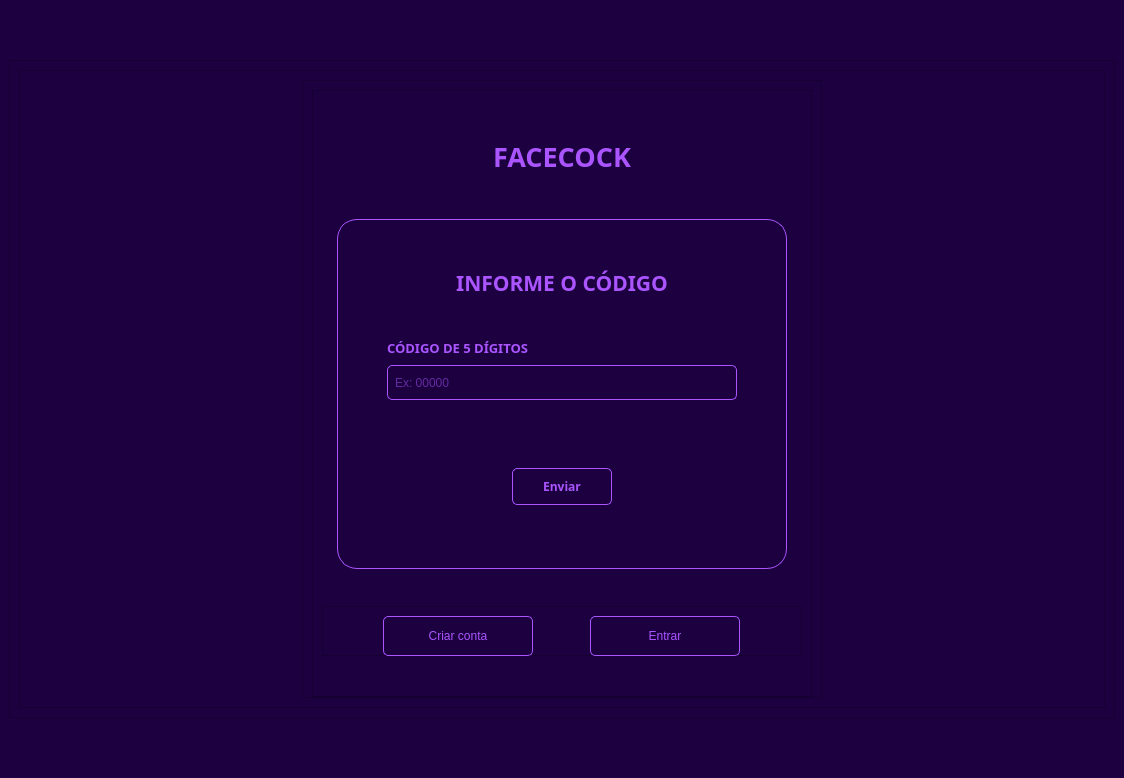
<?xml version="1.0" encoding="UTF-8"?>
<ui version="4.0">
 <class>MainWindow</class>
 <widget class="QMainWindow" name="MainWindow">
  <property name="geometry">
   <rect>
    <x>0</x>
    <y>0</y>
    <width>1124</width>
    <height>778</height>
   </rect>
  </property>
  <property name="windowTitle">
   <string>MainWindow</string>
  </property>
  <property name="styleSheet">
   <string notr="true">background-color:#1c0040</string>
  </property>
  <widget class="QWidget" name="centralwidget">
   <property name="styleSheet">
    <string notr="true">background-color:#1c0040</string>
   </property>
   <layout class="QHBoxLayout" name="horizontalLayout_3">
    <item>
     <widget class="QFrame" name="frame">
      <property name="maximumSize">
       <size>
        <width>16777215</width>
        <height>658</height>
       </size>
      </property>
      <property name="frameShape">
       <enum>QFrame::StyledPanel</enum>
      </property>
      <property name="frameShadow">
       <enum>QFrame::Raised</enum>
      </property>
      <layout class="QVBoxLayout" name="verticalLayout_5">
       <item>
        <widget class="QFrame" name="frame_2">
         <property name="frameShape">
          <enum>QFrame::StyledPanel</enum>
         </property>
         <property name="frameShadow">
          <enum>QFrame::Raised</enum>
         </property>
         <layout class="QVBoxLayout" name="verticalLayout_3">
          <item alignment="Qt::AlignHCenter|Qt::AlignVCenter">
           <widget class="QFrame" name="frame_9">
            <property name="frameShape">
             <enum>QFrame::StyledPanel</enum>
            </property>
            <property name="frameShadow">
             <enum>QFrame::Raised</enum>
            </property>
            <layout class="QVBoxLayout" name="verticalLayout_14">
             <item alignment="Qt::AlignHCenter|Qt::AlignVCenter">
              <widget class="QFrame" name="frame_18">
               <property name="minimumSize">
                <size>
                 <width>500</width>
                 <height>607</height>
                </size>
               </property>
               <property name="maximumSize">
                <size>
                 <width>500</width>
                 <height>2500</height>
                </size>
               </property>
               <property name="frameShape">
                <enum>QFrame::StyledPanel</enum>
               </property>
               <property name="frameShadow">
                <enum>QFrame::Raised</enum>
               </property>
               <layout class="QVBoxLayout" name="verticalLayout_4">
                <item alignment="Qt::AlignHCenter|Qt::AlignVCenter">
                 <widget class="QLabel" name="label_8">
                  <property name="minimumSize">
                   <size>
                    <width>400</width>
                    <height>40</height>
                   </size>
                  </property>
                  <property name="maximumSize">
                   <size>
                    <width>400</width>
                    <height>40</height>
                   </size>
                  </property>
                  <property name="font">
                   <font>
                    <family>Montserrat SemiBold</family>
                    <pointsize>20</pointsize>
                    <weight>75</weight>
                    <bold>true</bold>
                   </font>
                  </property>
                  <property name="styleSheet">
                   <string notr="true">color: rgb(170, 85, 255)

</string>
                  </property>
                  <property name="text">
                   <string>FACECOCK</string>
                  </property>
                  <property name="alignment">
                   <set>Qt::AlignCenter</set>
                  </property>
                 </widget>
                </item>
                <item alignment="Qt::AlignHCenter">
                 <widget class="QFrame" name="frame_19">
                  <property name="minimumSize">
                   <size>
                    <width>450</width>
                    <height>350</height>
                   </size>
                  </property>
                  <property name="maximumSize">
                   <size>
                    <width>450</width>
                    <height>350</height>
                   </size>
                  </property>
                  <property name="styleSheet">
                   <string notr="true">border: 1px solid rgb(170, 85, 255) ;
	border-radius: 20px;
	padding: 0px</string>
                  </property>
                  <property name="frameShape">
                   <enum>QFrame::StyledPanel</enum>
                  </property>
                  <property name="frameShadow">
                   <enum>QFrame::Raised</enum>
                  </property>
                  <layout class="QVBoxLayout" name="verticalLayout_2">
                   <item>
                    <widget class="QFrame" name="frame_20">
                     <property name="minimumSize">
                      <size>
                       <width>0</width>
                       <height>50</height>
                      </size>
                     </property>
                     <property name="maximumSize">
                      <size>
                       <width>16777215</width>
                       <height>35</height>
                      </size>
                     </property>
                     <property name="styleSheet">
                      <string notr="true">border-radius: 0;
border: 0</string>
                     </property>
                     <property name="frameShape">
                      <enum>QFrame::StyledPanel</enum>
                     </property>
                     <property name="frameShadow">
                      <enum>QFrame::Raised</enum>
                     </property>
                     <layout class="QHBoxLayout" name="horizontalLayout_6">
                      <item>
                       <widget class="QLabel" name="label_9">
                        <property name="minimumSize">
                         <size>
                          <width>350</width>
                          <height>30</height>
                         </size>
                        </property>
                        <property name="maximumSize">
                         <size>
                          <width>350</width>
                          <height>100</height>
                         </size>
                        </property>
                        <property name="font">
                         <font>
                          <family>Montserrat SemiBold</family>
                          <pointsize>16</pointsize>
                          <weight>75</weight>
                          <bold>true</bold>
                         </font>
                        </property>
                        <property name="styleSheet">
                         <string notr="true">color: rgb(170, 85, 255)

</string>
                        </property>
                        <property name="text">
                         <string>INFORME O CÓDIGO</string>
                        </property>
                        <property name="alignment">
                         <set>Qt::AlignCenter</set>
                        </property>
                       </widget>
                      </item>
                     </layout>
                    </widget>
                   </item>
                   <item alignment="Qt::AlignHCenter">
                    <widget class="QFrame" name="frame_21">
                     <property name="minimumSize">
                      <size>
                       <width>0</width>
                       <height>80</height>
                      </size>
                     </property>
                     <property name="maximumSize">
                      <size>
                       <width>16777215</width>
                       <height>80</height>
                      </size>
                     </property>
                     <property name="styleSheet">
                      <string notr="true">border: 0
</string>
                     </property>
                     <property name="frameShape">
                      <enum>QFrame::StyledPanel</enum>
                     </property>
                     <property name="frameShadow">
                      <enum>QFrame::Raised</enum>
                     </property>
                     <layout class="QVBoxLayout" name="verticalLayout_18">
                      <item alignment="Qt::AlignVCenter">
                       <widget class="QLabel" name="label_10">
                        <property name="maximumSize">
                         <size>
                          <width>400</width>
                          <height>40</height>
                         </size>
                        </property>
                        <property name="font">
                         <font>
                          <family>Montserrat SemiBold</family>
                          <pointsize>10</pointsize>
                          <weight>75</weight>
                          <bold>true</bold>
                         </font>
                        </property>
                        <property name="styleSheet">
                         <string notr="true">color: rgb(170, 85, 255)</string>
                        </property>
                        <property name="text">
                         <string>CÓDIGO DE 5 DÍGITOS</string>
                        </property>
                        <property name="alignment">
                         <set>Qt::AlignLeading|Qt::AlignLeft|Qt::AlignVCenter</set>
                        </property>
                       </widget>
                      </item>
                      <item alignment="Qt::AlignHCenter">
                       <widget class="QLineEdit" name="code_input">
                        <property name="minimumSize">
                         <size>
                          <width>350</width>
                          <height>35</height>
                         </size>
                        </property>
                        <property name="maximumSize">
                         <size>
                          <width>350</width>
                          <height>35</height>
                         </size>
                        </property>
                        <property name="styleSheet">
                         <string notr="true">QLineEdit {
	border-radius: 5px;
	background-color: transparent;
	border: 1px solid rgb(170, 85, 255);
	padding: 5px;
	color: rgb(170, 85, 255)
}
</string>
                        </property>
                        <property name="text">
                         <string/>
                        </property>
                        <property name="placeholderText">
                         <string>Ex: 00000</string>
                        </property>
                       </widget>
                      </item>
                     </layout>
                    </widget>
                   </item>
                   <item>
                    <widget class="QFrame" name="frame_3">
                     <property name="maximumSize">
                      <size>
                       <width>16777215</width>
                       <height>100</height>
                      </size>
                     </property>
                     <property name="styleSheet">
                      <string notr="true">border: 0;
border-radius: 0
</string>
                     </property>
                     <property name="frameShape">
                      <enum>QFrame::StyledPanel</enum>
                     </property>
                     <property name="frameShadow">
                      <enum>QFrame::Raised</enum>
                     </property>
                     <layout class="QHBoxLayout" name="horizontalLayout_2">
                      <item>
                       <widget class="QPushButton" name="send_code_button">
                        <property name="minimumSize">
                         <size>
                          <width>100</width>
                          <height>37</height>
                         </size>
                        </property>
                        <property name="maximumSize">
                         <size>
                          <width>100</width>
                          <height>37</height>
                         </size>
                        </property>
                        <property name="font">
                         <font>
                          <family>Montserrat SemiBold</family>
                          <weight>75</weight>
                          <bold>true</bold>
                         </font>
                        </property>
                        <property name="cursor">
                         <cursorShape>PointingHandCursor</cursorShape>
                        </property>
                        <property name="styleSheet">
                         <string notr="true">QPushButton {
	border-radius: 5px;
	background-color: transparent;
	border: 0.8px solid rgb(170, 85, 255);
	color: rgb(170, 85, 255)
}

QPushButton:hover {
	background-color: rgb(170, 85, 255);
	color: #1c0040
}</string>
                        </property>
                        <property name="text">
                         <string>Enviar</string>
                        </property>
                       </widget>
                      </item>
                     </layout>
                    </widget>
                   </item>
                  </layout>
                 </widget>
                </item>
                <item alignment="Qt::AlignVCenter">
                 <widget class="QFrame" name="frame_23">
                  <property name="minimumSize">
                   <size>
                    <width>0</width>
                    <height>50</height>
                   </size>
                  </property>
                  <property name="maximumSize">
                   <size>
                    <width>16777215</width>
                    <height>50</height>
                   </size>
                  </property>
                  <property name="frameShape">
                   <enum>QFrame::StyledPanel</enum>
                  </property>
                  <property name="frameShadow">
                   <enum>QFrame::Raised</enum>
                  </property>
                  <layout class="QHBoxLayout" name="horizontalLayout">
                   <item>
                    <widget class="QPushButton" name="create_page_button">
                     <property name="minimumSize">
                      <size>
                       <width>150</width>
                       <height>40</height>
                      </size>
                     </property>
                     <property name="maximumSize">
                      <size>
                       <width>150</width>
                       <height>33</height>
                      </size>
                     </property>
                     <property name="cursor">
                      <cursorShape>PointingHandCursor</cursorShape>
                     </property>
                     <property name="styleSheet">
                      <string notr="true">QPushButton {
	border-radius: 5px;
	background-color: transparent;
	border: 0.8px solid rgb(170, 85, 255);
	color: rgb(170, 85, 255)
}

QPushButton:hover {
	background-color: rgb(170, 85, 255);
	color: #1c0040
}</string>
                     </property>
                     <property name="text">
                      <string>Criar conta</string>
                     </property>
                    </widget>
                   </item>
                   <item>
                    <widget class="QPushButton" name="login_page_button">
                     <property name="minimumSize">
                      <size>
                       <width>150</width>
                       <height>40</height>
                      </size>
                     </property>
                     <property name="maximumSize">
                      <size>
                       <width>150</width>
                       <height>33</height>
                      </size>
                     </property>
                     <property name="cursor">
                      <cursorShape>PointingHandCursor</cursorShape>
                     </property>
                     <property name="styleSheet">
                      <string notr="true">QPushButton {
	border-radius: 5px;
	background-color: transparent;
	border: 0.8px solid rgb(170, 85, 255);
	color: rgb(170, 85, 255)
}

QPushButton:hover {
	background-color: rgb(170, 85, 255);
	color: #1c0040
}</string>
                     </property>
                     <property name="text">
                      <string>Entrar</string>
                     </property>
                    </widget>
                   </item>
                  </layout>
                 </widget>
                </item>
               </layout>
              </widget>
             </item>
            </layout>
           </widget>
          </item>
         </layout>
        </widget>
       </item>
      </layout>
     </widget>
    </item>
   </layout>
  </widget>
 </widget>
 <resources/>
 <connections/>
</ui>
